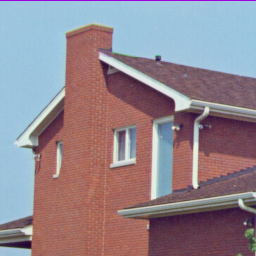
#> input picture misc/house.tiff, 256 x 256 px
$ python histogram.py
#> lines starting #> are read from the running program, lines starting #| are printed output that depends on the picture
import cv2
import numpy as np
import matplotlib.pyplot as plt


def histogram(img, L=256):
    h = np.zeros(L, dtype=np.uint8)
    for i in range(img.shape[0]):
        for j in range(img.shape[1]):
            h[img.item(i, j)] += 1
    return h


def equalization(img):
    L = 256
    p, bins = np.histogram(img, bins=L, range=(0,L))
    p = p/img.size
    P = p.copy()
    out = np.zeros(img.shape, dtype=np.uint8)

    for j in range(1,L):
        P[j] = P[j-1] + P[j]
    for i in range(out.shape[0]):
        for j in range(out.shape[1]):
            a = int(P[img.item(i, j)]*(L-1))
            out.itemset((i, j), a)
    plt.show()
    return out.astype(np.uint8), P


filename = 'misc/house.tiff'
img = cv2.imread(filename, 0)
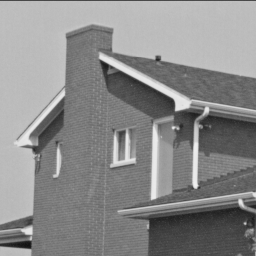
#> img: shape (256, 256); min 17, max 239, mean 138.1
cv2.namedWindow('Grayscale', cv2.WINDOW_NORMAL)
cv2.imshow('Grayscale', img)

img_eq_in = equalization(img)
#> in equalization, `p, bins = np.histogram(img, bins=L, range=(0,L))`: p = 256 values, max 4884 at index 188, min 0 at index 0, mean 256; bins = 257 values from 0 to 256
#> in equalization, `p = p/img.size`: p = 256 values, max 0.0745 at index 188, min 0 at index 0, mean 0.00391
#> in equalization, `P = p.copy()`: P has the same summary as p
#> after the loop in equalization, `for j in range(1,L):`: P = 256 values from 0 to 1
#> after the loop in equalization, `for i in range(out.shape[0]):`:
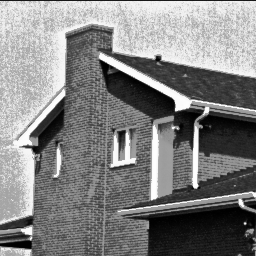
#> out: shape (256, 256); min 0, max 255, mean 129.8

img_eq = equalization(img)
cv2.namedWindow('Image Equalization', cv2.WINDOW_NORMAL)
cv2.imshow('Image Equalization', img_eq[0])

his_in = histogram(img_eq_in[0])
#> his_in = 256 values, max 255 at index 9, min 0 at index 19, mean 60
his = histogram(img_eq[0])
#> his has the same summary as his_in
print(img_eq[0].shape)
#| (256, 256)

plt.plot(his[1])
plt.show()
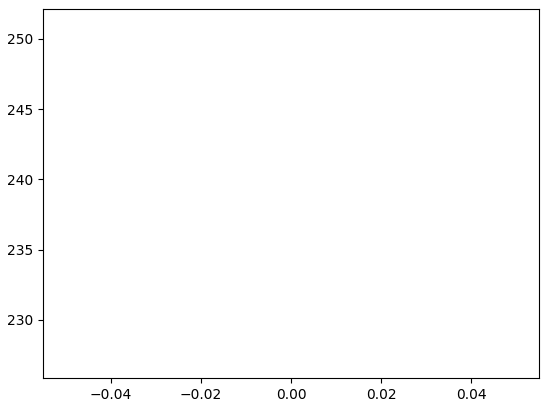
#> figure drawn by matplotlib, 1 panel

cv2.waitKey(0)
cv2.destroyAllWindows()
